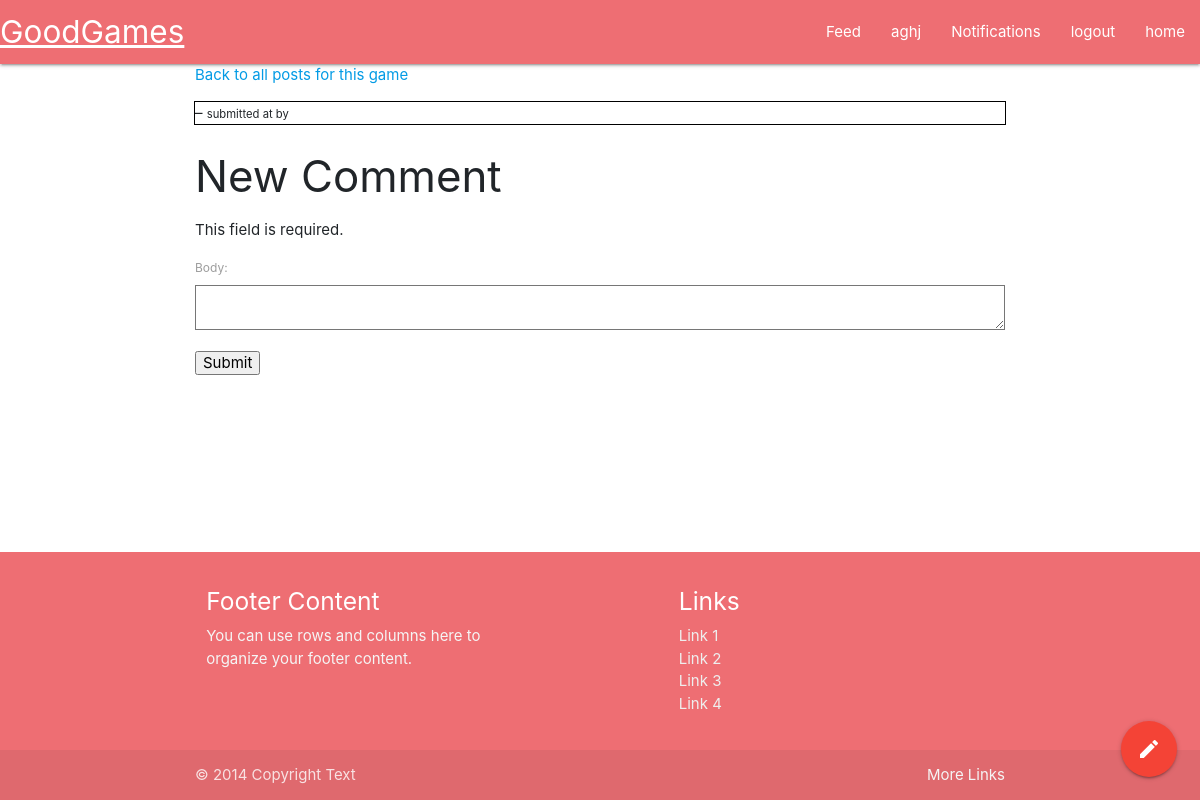
The app's page /game/1/post/1 (signed in), older data.
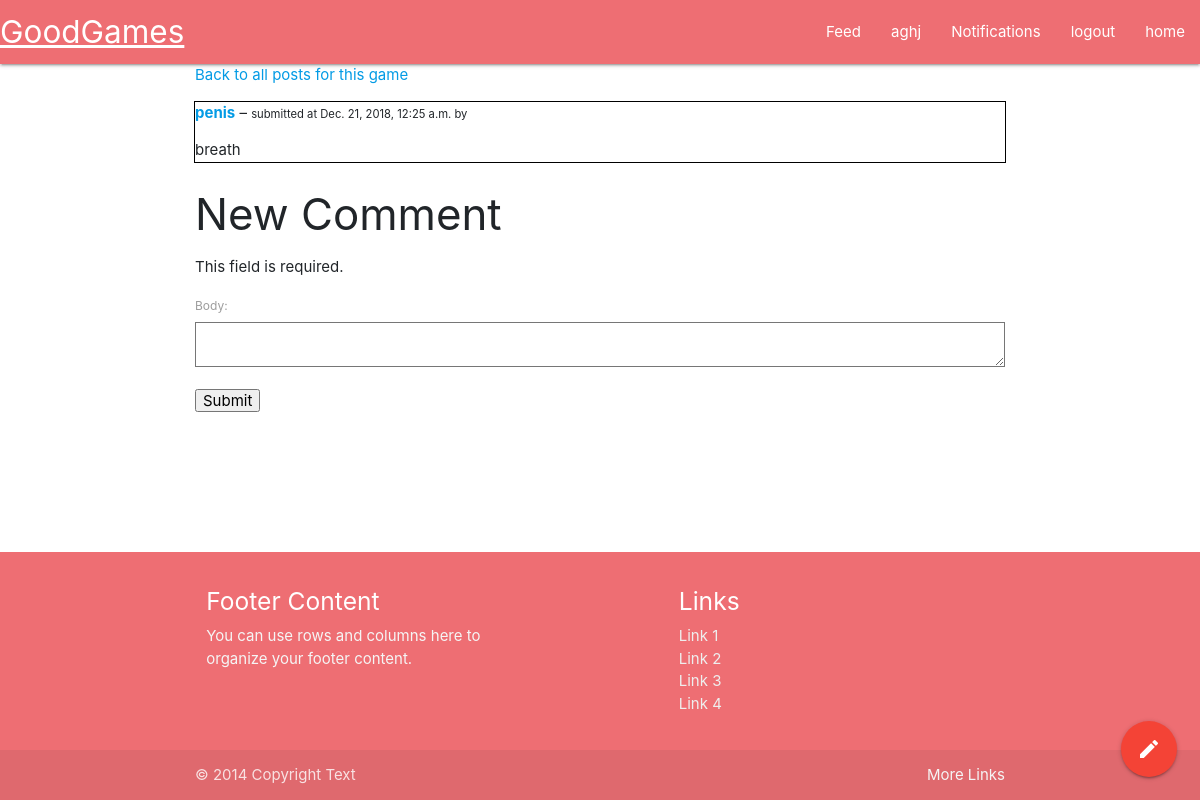
The same page, newer data.
### goodgames/models.py (models this page shows)
class Post(models.Model):
    title = models.CharField(max_length=100)
    body = models.TextField()
    game = models.ForeignKey(
        Game, on_delete=models.CASCADE, related_name='game')
    date = models.DateTimeField(auto_now=True)
    profile = models.ForeignKey(
        Profile, on_delete=models.CASCADE, related_name='profile')

### goodgames/views.py (the view, shortened to what this page needs)
# urls.py: path('game/<int:game_id>/post/<int:post_id>', views.post_view),
def post_view(request, game_id, post_id):
    game = Game.objects.filter(igdb_id=game_id).first()
    post = Post.objects.filter(id=post_id).first()
    comments = Comment.objects.filter(post=post)
    form = CommentForm(None or request.POST)
    return render(request, 'post.html', {
        'data': {
            'game': game,
            'user': request.user.profile,
            'post': post,
            'comments': comments,
        },
        'form': form,
    })

### goodgames/forms.py
class CommentForm(forms.Form):
    body = forms.CharField(widget=forms.Textarea, max_length=5000)

### goodgames/templates/post.html (shortened to what this page needs)
{% extends 'base.html' %}
{% block main %}
<body>
    <p><a href="/game/{{ data.game.igdb_id }}/posts">Back to all posts for this game</a></p>
    <div style="outline: 1px solid black">
        <p><a href="/game/{{ data.game.igdb_id }}/post/{{ data.post.id }}"><b>{{ data.post.title }}</b></a> – <span style="font-size: .75em">submitted at {{ data.post.date }} by <a href="/profile/{{ data.post.profile.id }}">{{ data.post.profile }}</a></span></p>
        <p>{{ data.post.body }}
    </div>
    {% if data.user %}
    <h3>New Comment</h3>
    <form action='/game/{{ data.game.igdb_id }}/post/{{ data.post.id }}' method="post">
        {{ form.as_p }}
        <input type='submit' value='Submit'>
    </form>
    {% endif %}
</body>
{% endblock %}

### goodgames/templates/base.html (shortened to what this page needs)
<!doctype html>
<html lang="en">
  {% include "head.html" %}
  <body>
    {% include 'header.html' %}
    <main role="main" class="container">
      {% block main %}
      {% endblock %}
    </main>
    {% include "footer.html" %}
    {% include "fab.html" %}
    {% load static %}
  </body>
</html>

### goodgames/templates/head.html (shortened to what this page needs)
<head>
    <link rel="stylesheet" href="https://maxcdn.bootstrapcdn.com/bootstrap/4.0.0/css/bootstrap.min.css">
    <link rel="stylesheet" href="https://cdnjs.cloudflare.com/ajax/libs/materialize/1.0.0/css/materialize.min.css">
    {% load static %}
    <link rel="stylesheet" href="{% static 'css/main.css' %}">
</head>

### goodgames/templates/header.html
<nav>
    <div class="nav-wrapper">
        <a href="/" class="brand-logo m6">GoodGames</a>
        <ul id="nav-mobile" class="right hide-on-med-and-down">
        {% if request.user.is_authenticated %}
        <li><a href="/feed/"> Feed </a></li>
        <li><a href="/profile/{{ request.user.id }}"> {{ request.user }} </a></li>
        <li><a href="/notifications"> Notifications </a></li>
        <li><a href="/logout">logout</a></li>
        <li><a href="/">home</a></li>
        {% else %}
            <li><a href="/login">Sign in</a></li>
            <li><a href="/signup">Sign up</a></li>
            <li><a href="/">home</a></li>
        {% endif %}
        </ul>
    </div>
</nav>

### goodgames/templates/footer.html
<footer class="page-footer">
    <div class="container">
        <div class="row">
            <div class="col l6 s12">
                <h5 class="white-text">Footer Content</h5>
                <p class="grey-text text-lighten-4">You can use rows and columns here to organize your footer content.</p>
            </div>
            <div class="col l4 offset-l2 s12">
                <h5 class="white-text">Links</h5>
                <ul>
                    <li><a class="grey-text text-lighten-3" href="#!">Link 1</a></li>
                    <li><a class="grey-text text-lighten-3" href="#!">Link 2</a></li>
                    <li><a class="grey-text text-lighten-3" href="#!">Link 3</a></li>
                    <li><a class="grey-text text-lighten-3" href="#!">Link 4</a></li>
                </ul>
            </div>
        </div>
    </div>
    <div class="footer-copyright">
    <div class="container">
    © 2014 Copyright Text
    <a class="grey-text text-lighten-4 right" href="#!">More Links</a>
    </div>
    </div>
</footer>

### goodgames/templates/fab.html (shortened to what this page needs)
<div class="fixed-action-btn">
  <a class="btn-floating btn-large red">
    <i class="large material-icons">mode_edit</i>
  </a>
</div>

### goodgames/static/css/main.css (style rules this page uses)
body { display: flex; min-height: 100vh; flex-direction: column; }
main { flex: 1 0 auto; }

Row changes from the older to the newer data that the page shows:
added Post: post "penis", post "Dec. 21, 2018, 12:25 a.m.", post.body "breath"
